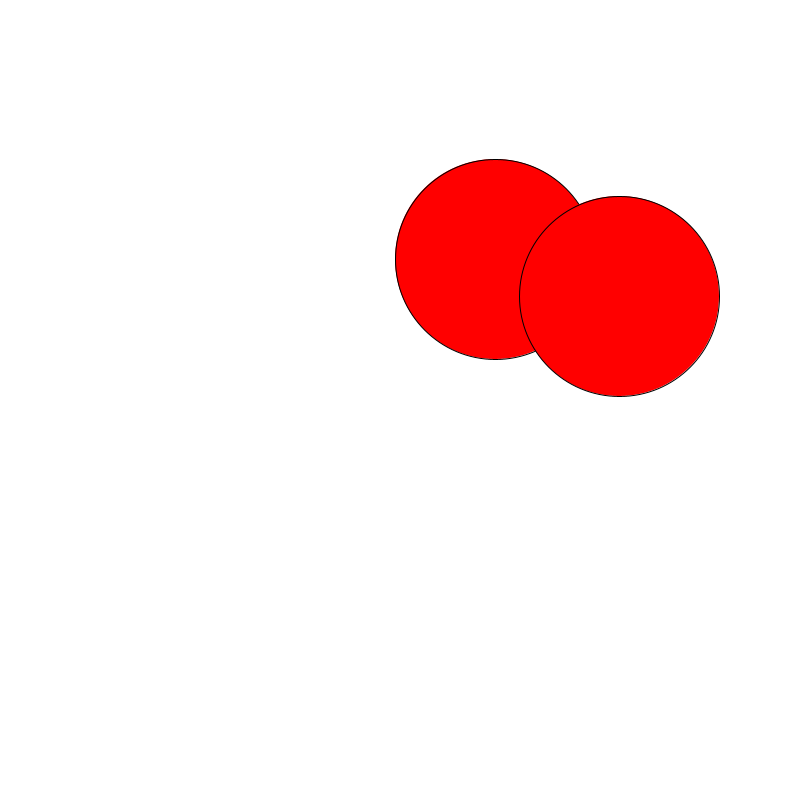
Frame 1 (no input)
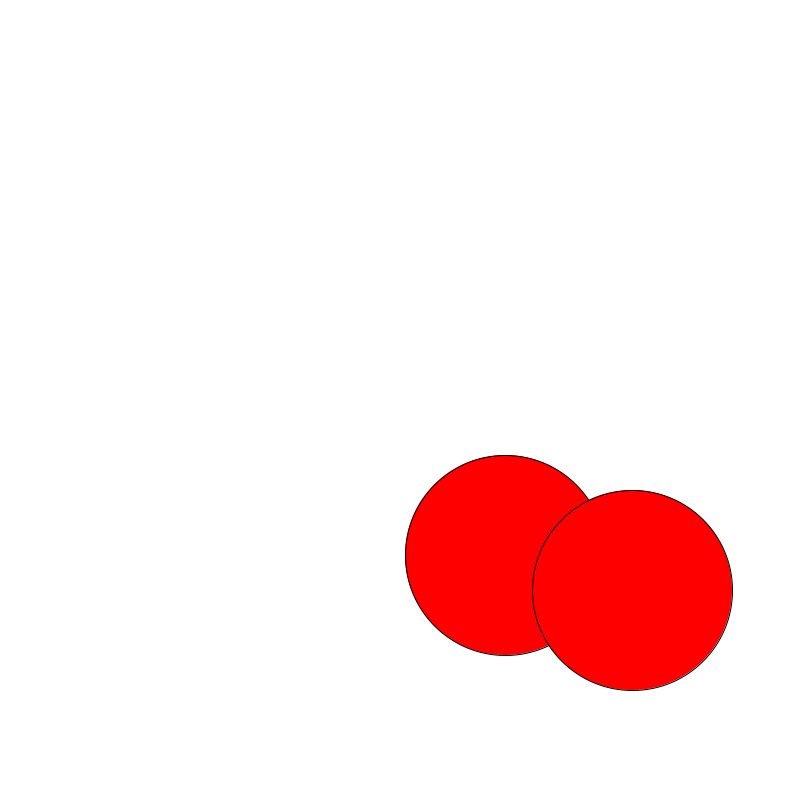
Frame 60 (the mouse pressed at the canvas centre just before this capture)
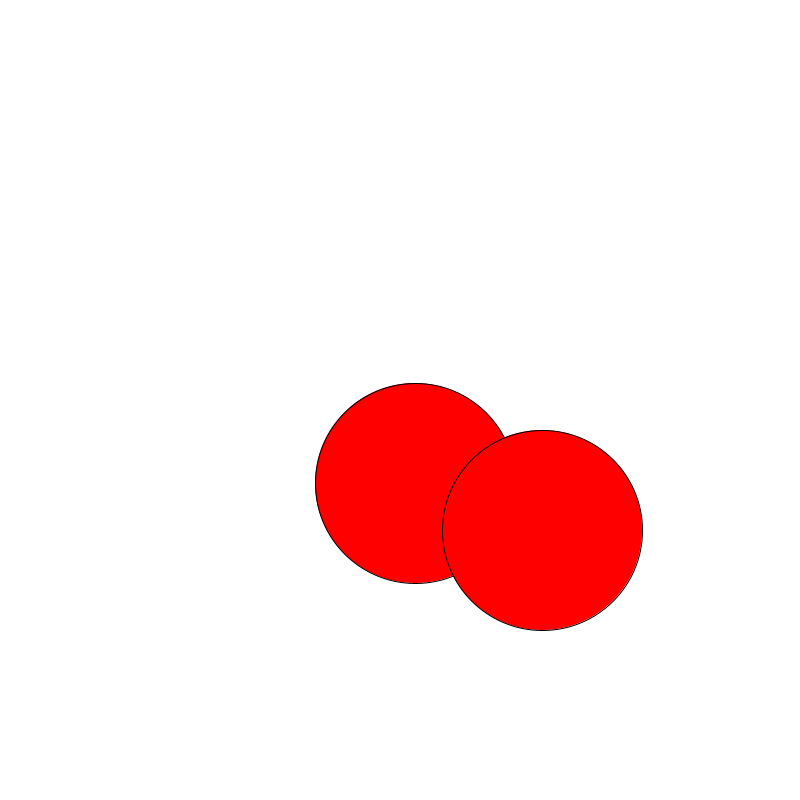
Frame 120 (the mouse held since frame 60 and released just before this capture)

The Processing sketch that drew these frames (run headless with seeded random() and noise(); from frame 60 on, the mouse is pressed at the canvas centre):

// Processing sketch: ballOOP
// ── ballOOP.pde
Ball theBall, otherBall;

void setup() {
  size(800, 800);
  
  //calling the constructor
  theBall = new Ball();  
  otherBall = new Ball();
}

void draw() {
  background(255);
  
  //move things first, then display them...
  theBall.move();
  otherBall.move();
  
  theBall.checkForCollision(otherBall);
  
  theBall.display();
  otherBall.display();
}
// ── Ball.pde
class Ball {
  //data
  int x, y;
  int xSpeed, ySpeed;
  int radius;
  color fillColor;

  //constructor(s)
  Ball() {
    radius = 100;
    x = int( random( 0+radius, width-radius) );
    y = int( random( 0+radius, height-radius) );
    xSpeed = int(random(3, 9));
    ySpeed = int(random(3, 9));
    fillColor = color(175);
  }

  //behaviour
  void display() {
    // Display circle at x location
    stroke(0);
    fill(fillColor);
    ellipse(x, y, radius*2, radius*2);
  }

  void move() {
    // Add the current speed to the location.
    x += xSpeed;
    y += ySpeed;

    bounceOnEdge();
  }

  void bounceOnEdge() {
    // Remember, || means "or."
    if ((x >= width-radius) || (x <= 0+radius)) {
      // If the object reaches either edge, multiply speed by -1 to turn it around.
      xSpeed = xSpeed * -1;
    }
    if ((y >= height-radius) || (y <= 0+radius)) {
      // If the object reaches either edge, multiply speed by -1 to turn it around.
      ySpeed = ySpeed * -1;
    }
  }
  
  void constrainToScreen() {
    x = constrain(x, 0+radius, width-radius);
    y = constrain(y, 0+radius, height-radius);
  }
  
  void checkForCollision(Ball someOtherBall) {
    float distanceBetweenBalls = dist(x, y, someOtherBall.x, someOtherBall.y);
    float sumOfRadii = radius + someOtherBall.radius;
    
    if (distanceBetweenBalls <= sumOfRadii) {
      //they have collided!!
      fillColor = color(255, 0, 0);
      someOtherBall.fillColor = color(255, 0, 0);
      
      //react to the collision!
      int tempX = xSpeed;
      xSpeed = someOtherBall.xSpeed;
      someOtherBall.xSpeed = tempX;
      
      int tempY = ySpeed;
      ySpeed = someOtherBall.ySpeed;
      someOtherBall.ySpeed = tempY;
      
    }
    else {
      //no collision!
      fillColor = color(175);
      someOtherBall.fillColor = color(175);
    }
    
    constrainToScreen();
  }
}
